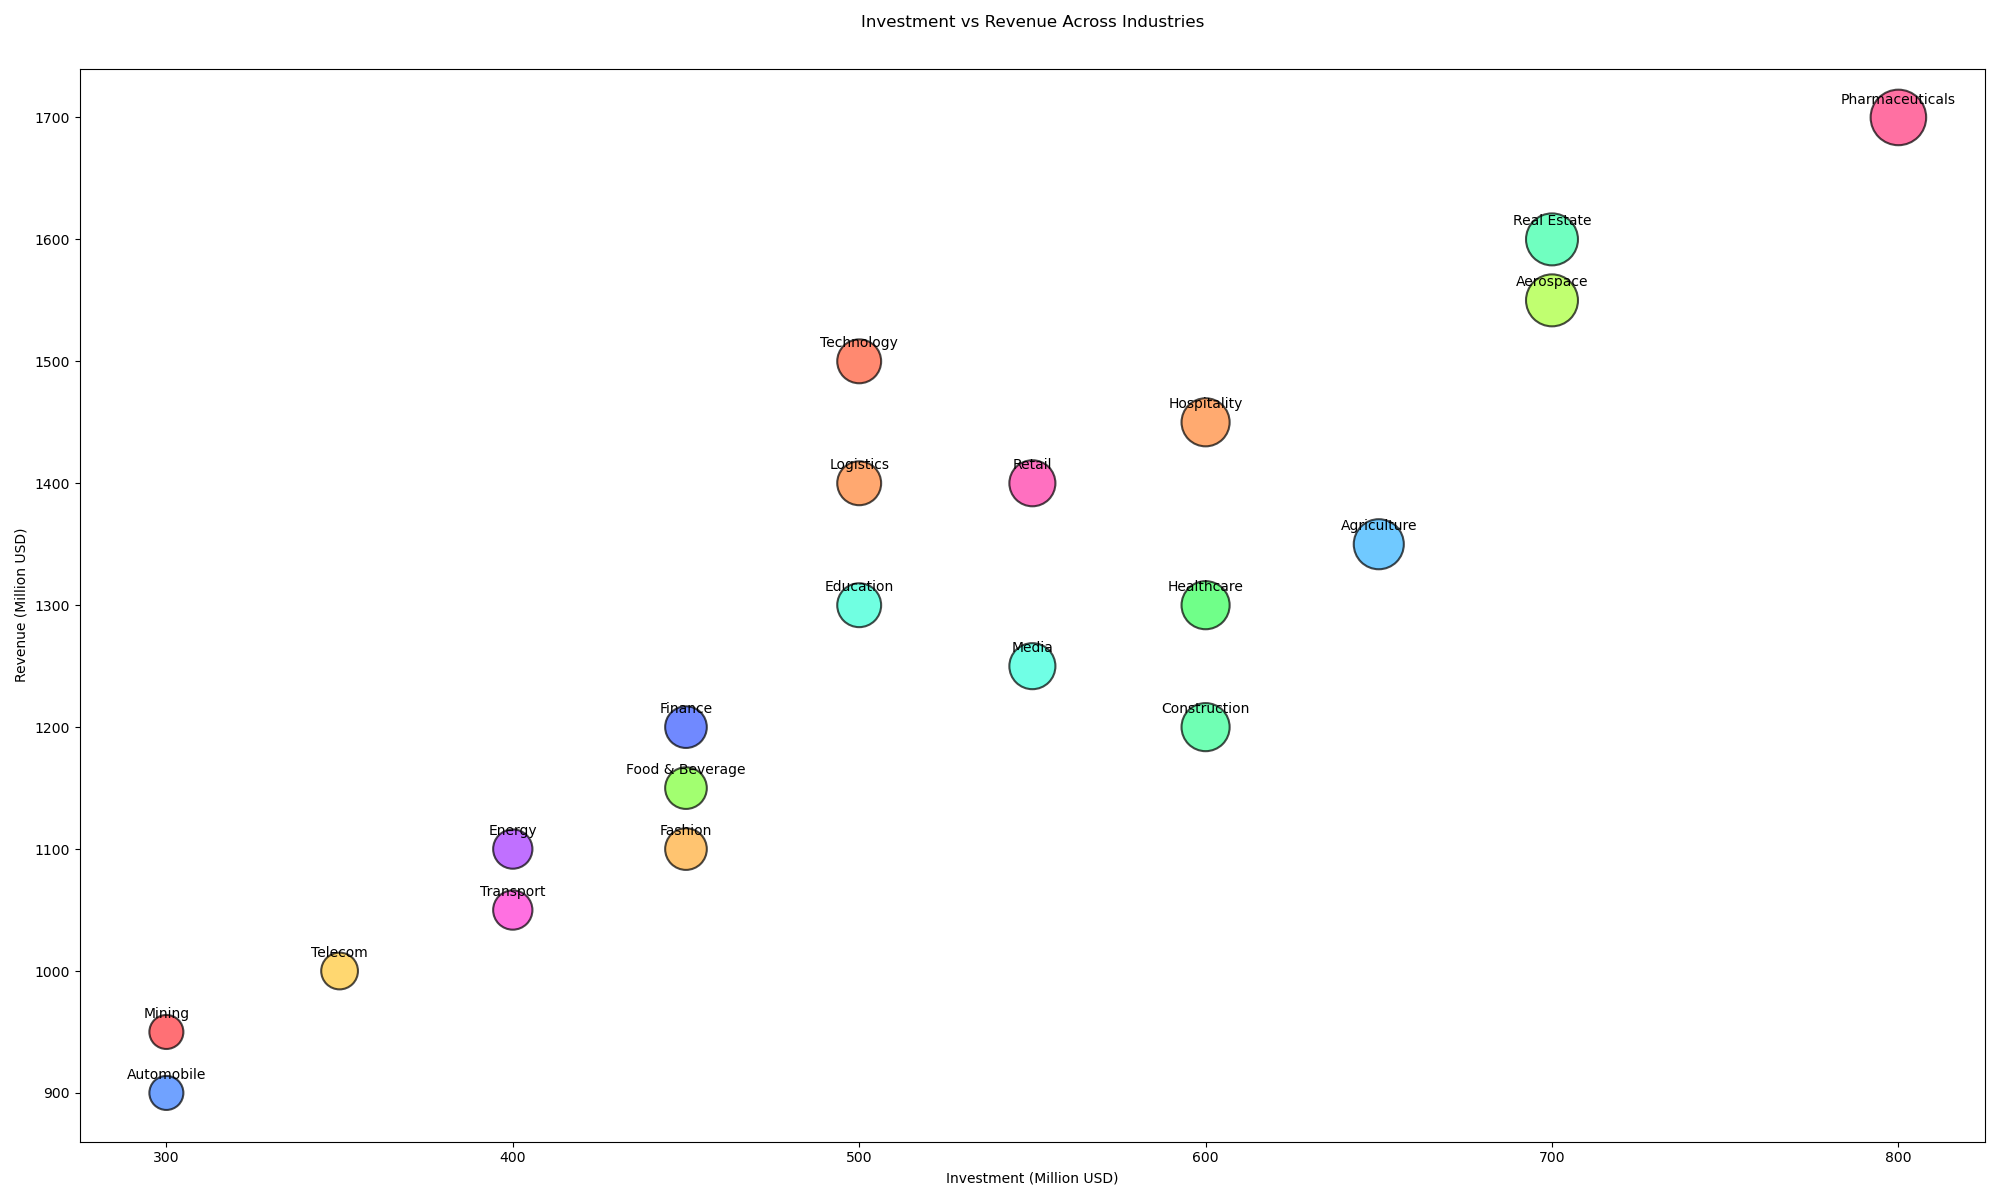

Write the Python code that produced this figure.

import matplotlib.pyplot as plt
import numpy as np

categories = [
    'Technology', 'Healthcare', 'Finance', 'Retail', 'Energy', 'Real Estate',
    'Telecom', 'Automobile', 'Pharmaceuticals', 'Food & Beverage', 'Education',
    'Hospitality', 'Media', 'Transport', 'Aerospace', 'Agriculture', 'Mining',
    'Logistics', 'Construction', 'Fashion'
]
investment = np.array([500, 600, 450, 550, 400, 700, 350, 300, 800, 450, 500, 600, 550, 400, 700, 650, 300, 500, 600, 450])
revenue = np.array([1500, 1300, 1200, 1400, 1100, 1600, 1000, 900, 1700, 1150, 1300, 1450, 1250, 1050, 1550, 1350, 950, 1400, 1200, 1100])
roi = np.array([200, 150, 167, 155, 175, 129, 186, 200, 113, 156, 160, 142, 127, 163, 121, 107, 217, 180, 100, 144])

sizes = investment * 2

colors = [
    '#FF5733', '#33FF57', '#3357FF', '#FF33A6', '#A633FF', '#33FFA6',
    '#FFC733', '#337BFF', '#FF337B', '#7BFF33', '#33FFD5', '#FF8633',
    '#33FFDA', '#FF33D5', '#A6FF33', '#33B3FF', '#FF333A', '#FF8333',
    '#33FF95', '#FFAC33'
]

plt.figure(figsize=(20, 12))

scatter = plt.scatter(investment, revenue, s=sizes, c=colors, alpha=0.7, edgecolors="k", linewidth=1.5)

plt.title('Investment vs Revenue Across Industries', pad=30)
plt.xlabel('Investment (Million USD)')
plt.ylabel('Revenue (Million USD)')

for i, category in enumerate(categories):
    plt.annotate(category, (investment[i], revenue[i]), textcoords="offset points", xytext=(0,10), ha='center')

plt.tight_layout()
plt.show()
